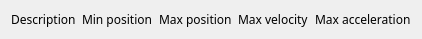
<?xml version="1.0" encoding="UTF-8"?>
<ui version="4.0">
 <class>EFrame</class>
 <widget class="QEFrame" name="EFrame">
  <property name="geometry">
   <rect>
    <x>0</x>
    <y>0</y>
    <width>366</width>
    <height>34</height>
   </rect>
  </property>
  <property name="windowTitle">
   <string>EFrame</string>
  </property>
  <layout class="QVBoxLayout" name="verticalLayout">
   <item>
    <layout class="QHBoxLayout" name="horizontalLayout_2">
     <item>
      <widget class="QLabel" name="label_7">
       <property name="sizePolicy">
        <sizepolicy hsizetype="Preferred" vsizetype="Preferred">
         <horstretch>0</horstretch>
         <verstretch>0</verstretch>
        </sizepolicy>
       </property>
       <property name="font">
        <font>
         <family>Abyssinica SIL</family>
         <pointsize>9</pointsize>
        </font>
       </property>
       <property name="text">
        <string>Description</string>
       </property>
      </widget>
     </item>
     <item>
      <widget class="QLabel" name="label_3">
       <property name="sizePolicy">
        <sizepolicy hsizetype="Preferred" vsizetype="Preferred">
         <horstretch>0</horstretch>
         <verstretch>0</verstretch>
        </sizepolicy>
       </property>
       <property name="font">
        <font>
         <family>Abyssinica SIL</family>
         <pointsize>9</pointsize>
        </font>
       </property>
       <property name="text">
        <string>Min position</string>
       </property>
      </widget>
     </item>
     <item>
      <widget class="QLabel" name="label_4">
       <property name="sizePolicy">
        <sizepolicy hsizetype="Preferred" vsizetype="Preferred">
         <horstretch>0</horstretch>
         <verstretch>0</verstretch>
        </sizepolicy>
       </property>
       <property name="font">
        <font>
         <family>Abyssinica SIL</family>
         <pointsize>9</pointsize>
        </font>
       </property>
       <property name="text">
        <string>Max position</string>
       </property>
      </widget>
     </item>
     <item>
      <widget class="QLabel" name="label_5">
       <property name="sizePolicy">
        <sizepolicy hsizetype="Preferred" vsizetype="Preferred">
         <horstretch>0</horstretch>
         <verstretch>0</verstretch>
        </sizepolicy>
       </property>
       <property name="font">
        <font>
         <family>Abyssinica SIL</family>
         <pointsize>9</pointsize>
        </font>
       </property>
       <property name="text">
        <string>Max velocity</string>
       </property>
      </widget>
     </item>
     <item>
      <widget class="QLabel" name="label_6">
       <property name="sizePolicy">
        <sizepolicy hsizetype="Preferred" vsizetype="Preferred">
         <horstretch>0</horstretch>
         <verstretch>0</verstretch>
        </sizepolicy>
       </property>
       <property name="font">
        <font>
         <family>Abyssinica SIL</family>
         <pointsize>9</pointsize>
        </font>
       </property>
       <property name="text">
        <string>Max acceleration</string>
       </property>
      </widget>
     </item>
    </layout>
   </item>
  </layout>
 </widget>
 <customwidgets>
  <customwidget>
   <class>QEFrame</class>
   <extends>QFrame</extends>
   <header>QEFrame.h</header>
   <container>1</container>
  </customwidget>
 </customwidgets>
 <resources/>
 <connections/>
</ui>
